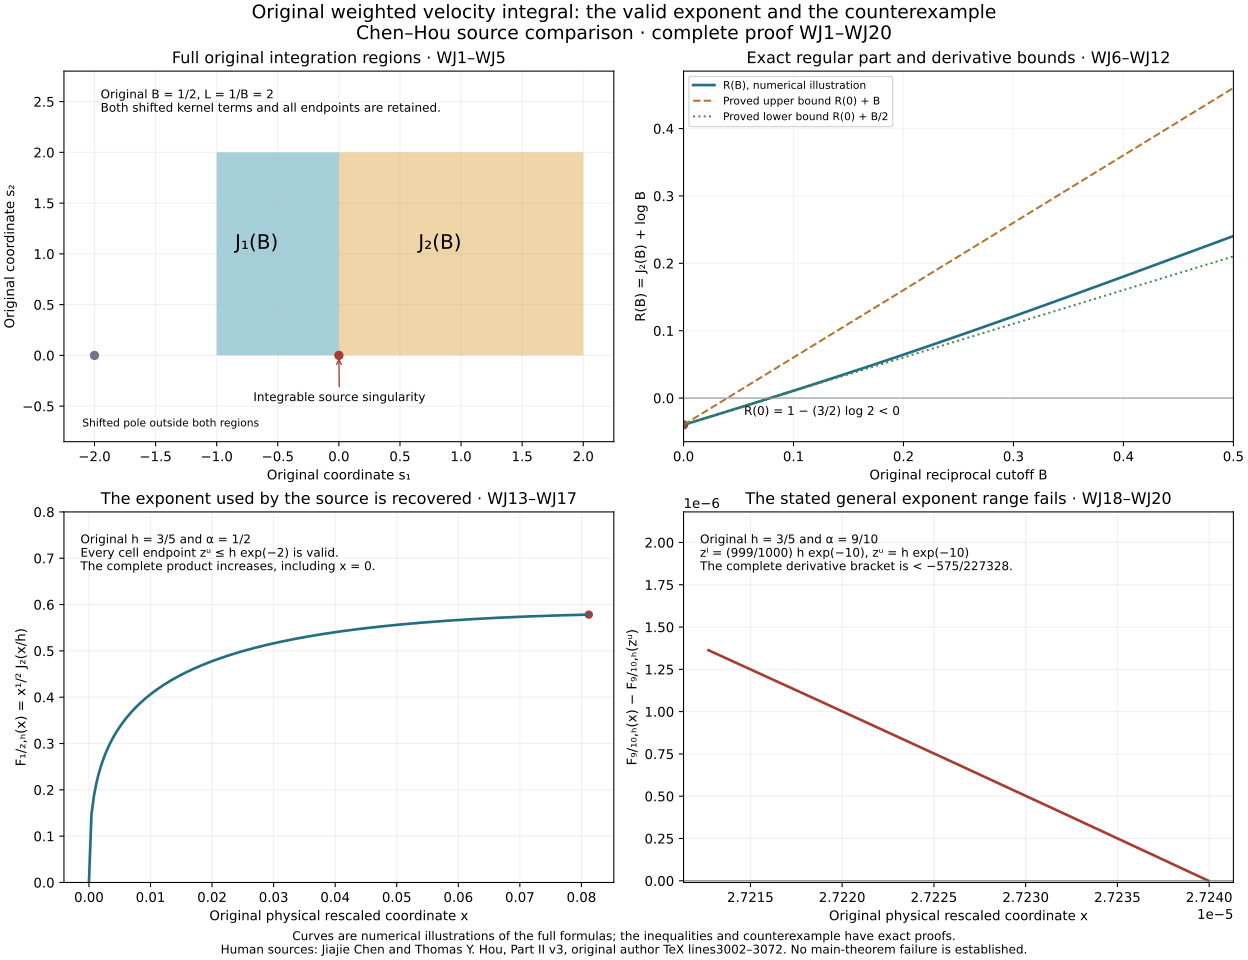

Generate this figure with Python:
"""Original integration regions, full logarithmic remainder and physical selector."""
from pathlib import Path
from datetime import datetime,timezone
import hashlib,json
import mpmath as mp
import numpy as np
import matplotlib
matplotlib.use("Agg")
import matplotlib.pyplot as plt
from matplotlib.patches import Rectangle
P=Path(__file__).resolve();mp.mp.dps=70

def regular(B):
    if B==0:return 1-3*mp.log(2)/2
    D=2+4*B+4*B*B
    return ((mp.log(2)-mp.log(D)+2*mp.log(1+2*B))/B
            +2/B*(mp.pi/4-mp.atan(1+2*B)+mp.atan(2*B))
            -2*mp.log(D)+2*mp.log(1+4*B*B)+4*mp.log(1+2*B)-4*mp.log(2))/4

def physical(x,h,p):
    if x==0:return mp.mpf(0)
    B=x/h
    return x**p*(regular(B)-mp.log(B))

fig,axs=plt.subplots(2,2,figsize=(13,10),layout="constrained")
fig.suptitle("Original weighted velocity integral: the valid exponent and the counterexample\n"
             "Chen–Hou source comparison · complete proof WJ1–WJ20",fontsize=14)
ax=axs[0,0]
ax.add_patch(Rectangle((-1,0),1,2,facecolor="#6ab0bf",alpha=.6))
ax.add_patch(Rectangle((0,0),2,2,facecolor="#e5b96d",alpha=.6))
ax.scatter([0,-2],[0,0],color=["#a53d34","#6e7785"],zorder=3)
ax.annotate("Integrable source singularity",(0,0),xytext=(-.7,-.45),fontsize=9,
            arrowprops=dict(arrowstyle="->",color="#a53d34"))
ax.annotate("Shifted pole outside both regions",(-2,0),xytext=(-2.1,-.7),fontsize=8)
ax.text(-.85,1.05,"J₁(B)",fontsize=15);ax.text(.65,1.05,"J₂(B)",fontsize=15)
ax.text(-1.95,2.4,"Original B = 1/2, L = 1/B = 2\nBoth shifted kernel terms and all endpoints are retained.",fontsize=9)
ax.set(xlim=(-2.25,2.25),ylim=(-.85,2.8),xlabel="Original coordinate s₁",
       ylabel="Original coordinate s₂",title="Full original integration regions · WJ1–WJ5")
ax.grid(alpha=.18)

ax=axs[0,1];B=np.linspace(0,.5,201)
curve=np.array([float(regular(mp.mpf(str(x)))) for x in B])
c=float(regular(mp.mpf(0)))
ax.plot(B,curve,color="#246e84",label="R(B), numerical illustration",lw=2)
ax.plot(B,c+B,ls="--",color="#b3722e",label="Proved upper bound R(0) + B")
ax.plot(B,c+B/2,ls=":",color="#428746",label="Proved lower bound R(0) + B/2")
ax.axhline(0,color="#8a929a",lw=.8)
ax.scatter([0],[c],color="#a53d34")
ax.annotate("R(0) = 1 − (3/2) log 2 < 0",(0,c),xytext=(.055,-.025),fontsize=9)
ax.set(xlim=(0,.5),xlabel="Original reciprocal cutoff B",ylabel="R(B) = J₂(B) + log B",
       title="Exact regular part and derivative bounds · WJ6–WJ12")
ax.legend(fontsize=8,loc="upper left");ax.grid(alpha=.15)

h=mp.mpf(3)/5
ax=axs[1,0];upper=h*mp.exp(-2)
xs=[upper*k/200 for k in range(201)]
ys=[float(physical(x,h,mp.mpf(1)/2)) for x in xs]
ax.plot(list(map(float,xs)),ys,color="#246e84",lw=2)
ax.scatter([float(upper)],[ys[-1]],color="#a53d34",s=28)
ax.text(.03,.94,"Original h = 3/5 and α = 1/2\n"
        "Every cell endpoint zᵘ ≤ h exp(−2) is valid.\n"
        "The complete product increases, including x = 0.",
        transform=ax.transAxes,va="top",fontsize=9)
ax.set(xlabel="Original physical rescaled coordinate x",
       ylabel="F₁/₂,ₕ(x) = x¹/² J₂(x/h)",
       title="The exponent used by the source is recovered · WJ13–WJ17",
       ylim=(0,.8))
ax.grid(alpha=.18)

ax=axs[1,1];upper=h*mp.exp(-10);lower=mp.mpf(999)/1000*upper;p=mp.mpf(1)/10
xs=[lower+(upper-lower)*k/200 for k in range(201)]
end=physical(upper,h,p)
ys=[float(physical(x,h,p)-end) for x in xs]
ax.plot(list(map(float,xs)),ys,color="#a53d34",lw=2)
ax.axhline(0,color="#737e85",lw=.8)
ax.ticklabel_format(axis="both",style="sci",scilimits=(0,0),useOffset=False)
ax.text(.03,.94,"Original h = 3/5 and α = 9/10\n"
        "zˡ = (999/1000) h exp(−10), zᵘ = h exp(−10)\n"
        "The complete derivative bracket is < −575/227328.",
        transform=ax.transAxes,va="top",fontsize=9)
ax.set(xlabel="Original physical rescaled coordinate x",
       ylabel="F₉/₁₀,ₕ(x) − F₉/₁₀,ₕ(zᵘ)",
       title="The stated general exponent range fails · WJ18–WJ20")
ax.set_ylim(-1e-8,max(ys)*1.6);ax.grid(alpha=.18)
fig.supxlabel("Curves are numerical illustrations of the full formulas; the inequalities and counterexample have exact proofs.\n"
              "Human sources: Jiajie Chen and Thomas Y. Hou, Part II v3, original author TeX lines3002–3072. "
              "No main-theorem failure is established.",fontsize=9)
for ext in ["png","svg"]:fig.savefig(P.with_suffix("."+ext),dpi=165)
plt.close(fig)
meta=dict(at=datetime.now(timezone.utc).isoformat(),source_sha256=hashlib.sha256(P.read_bytes()).hexdigest(),
    proof="CHEN_HOU_WEIGHTED_J2_WORK_20261012.md",locators="WJ1–WJ20",
    original_geometry=dict(B="1/2",h="3/5",actual_exponent="1/2",counterexample_exponent="9/10"),
    source_attribution="Jiajie Chen and Thomas Y. Hou, original Part II v3 numerical supplement lines3002–3072.",
    plotted_curves_are_numerical_illustrations=True,visual_inspection="pending")
P.with_suffix(".json").write_text(json.dumps(meta,indent=2)+"\n",encoding="utf-8",newline="\n")
print(json.dumps(dict(figure=str(P.with_suffix(".png")))))
